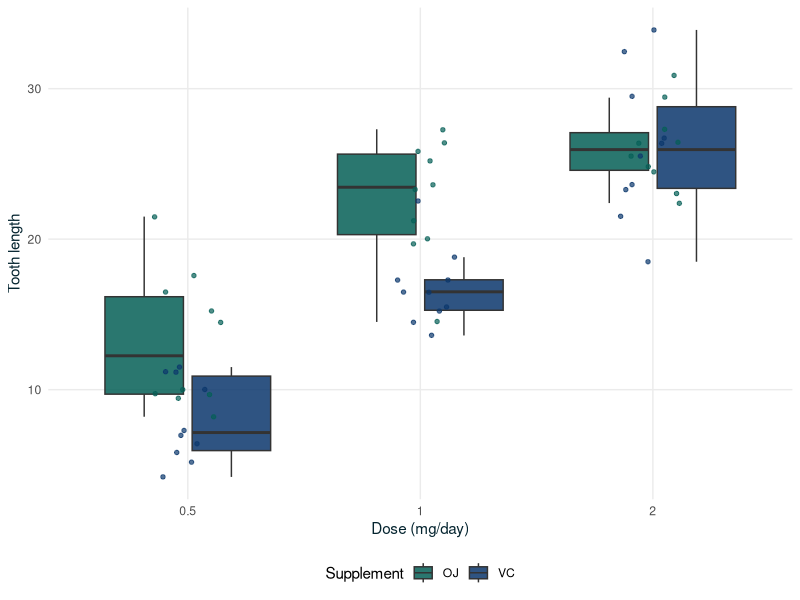

This chart was generated by the following R code:
## ---- chunk 1
#| label: setup
library(ggplot2)

neudata_cols <- c("#055F56", "#0B376C", "#04242F", "#5FA39B", "#6C8DB8", "#8A99A3")

theme_set(
  theme_minimal(base_size = 11) +
    theme(
      plot.title = element_text(face = "bold", colour = "#04242F"),
      axis.title = element_text(colour = "#04242F"),
      panel.grid.minor = element_blank(),
      legend.position = "bottom"
    )
)
## ---- chunk 2
#| label: tbl-summary
#| tbl-cap: "Mean tooth length by supplement and dose (example data)."
summary_tbl <- aggregate(len ~ supp + dose, data = ToothGrowth, FUN = function(x) round(mean(x), 1))
names(summary_tbl) <- c("Supplement", "Dose (mg/day)", "Mean length")
knitr::kable(summary_tbl)
## ---- chunk 3
#| label: fig-main
#| fig-cap: "Tooth length by dose and supplement (example data)."
#| fig-width: 7
#| fig-height: 4
ggplot(ToothGrowth, aes(factor(dose), len, fill = supp)) +
  geom_boxplot(alpha = 0.85, outlier.shape = NA) +
  geom_jitter(aes(colour = supp), width = 0.15, size = 1.2, alpha = 0.7, show.legend = FALSE) +
  scale_fill_manual(values = neudata_cols, name = "Supplement") +
  scale_colour_manual(values = neudata_cols) +
  labs(x = "Dose (mg/day)", y = "Tooth length")
## ---- chunk 4
#| label: session
#| echo: true
sessionInfo()$R.version$version.string
